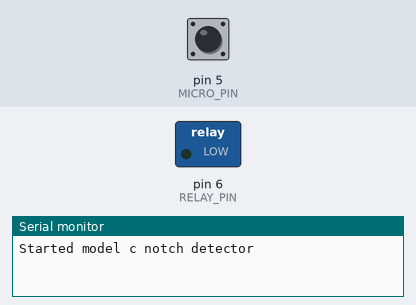
A sketch run on a simulated Arduino Uno, built with avr-gcc and run on an emulated ATmega328P. Parts: switched loads named in the sketch (green lamp = pin HIGH), the last lines printed to the serial monitor. The test bench sets the inputs (shaded band); at power-on: pin 5 (MICRO_PIN) HIGH.

Above: at 1.2 s.
1.3 s: pin 5 (MICRO_PIN) pulled LOW for 0.15 s
At 1.79 s:
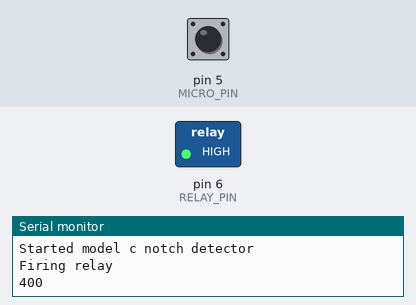
Timing chart, 0 to 4.3 s (numbered marks = the images above; inputs shaded):
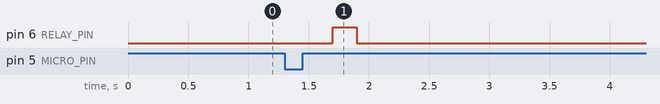

Measured:
- after the input at 1.3 s, pin 6 (RELAY_PIN): LOW → HIGH after 0.40 s, → LOW 0.20 s later

The sketch:

model_c_notch_detector.ino
```cpp
//MICROSWITCH

const int MICRO_DEFAULT = HIGH;
const int MICRO_FIRE = LOW;
const int MICRO_PIN = 5;
volatile int micro_state = 0;
volatile boolean micro_ready = false;

//RELAY

const int RELAY_DEFAULT = LOW;
const int RELAY_FIRE = HIGH;
const int RELAY_PIN = 6;
const int RELAY_LENGTH = 200;

unsigned long relay_off = 0;
unsigned long relay_on = 0;

//DELAY
//Delay the firing of the relay until the desired frame
//is at the correct position for the color change
volatile int DELAY = 400;

//TIMERS
unsigned long timer = 0;
volatile int change = 0;

const int MAX_CHANGES = 5;
const int changes[5] = {0, 0, 0, 0, 0};


void setup() {
  // put your setup code here, to run once:
  pinMode(MICRO_PIN, INPUT_PULLUP);
  pinMode(RELAY_PIN, OUTPUT);

  digitalWrite(RELAY_PIN, RELAY_DEFAULT);

  Serial.begin(57600);
  Serial.println("Started model c notch detector");
}

void loop() {
  timer = millis();
  // put your main code here, to run repeatedly:
  checkMicro();
  checkRelay();
}

/**
 * Gets the state of the microswitch and returns
 * fires relay if true
 */
void checkMicro () {
  micro_state = digitalRead(MICRO_PIN);
  if (micro_ready && relay_on == 0 && micro_state == MICRO_FIRE) {
   fireRelay();
  }
  if (!micro_ready && micro_state == MICRO_DEFAULT) {
    micro_ready = true;
  }
}

void fireRelayOld () {
   Serial.println("Firing relay");
  delay(DELAY);
  digitalWrite(RELAY_PIN, RELAY_FIRE);
  delay(RELAY_LENGTH);
  digitalWrite(RELAY_PIN, RELAY_DEFAULT);
}
/**
 * Delays for DELAY ms and then sets the relay
 * to it's RELAY_FIRE state
 */
void fireRelay () {
    Serial.println("Firing relay");
    Serial.println(DELAY);
    relay_on = timer + DELAY;
    micro_ready = false;
    //change++;
    //if (change % 3 == 0) {
      //DELAY += 50;
    //}
}

void checkRelay () {
  //on
  if (relay_on != 0 && timer >= relay_on) {
    digitalWrite(RELAY_PIN, RELAY_FIRE);
    relay_on = 0;
    relay_off = timer + RELAY_LENGTH;
  }
  //off
  if (relay_off != 0 && timer >= relay_off) {
    digitalWrite(RELAY_PIN, RELAY_DEFAULT);
    relay_off = 0;
  }
}
```
